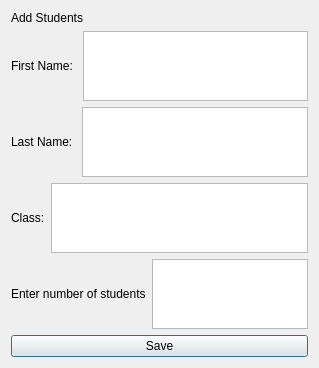
<?xml version="1.0" encoding="UTF-8"?>
<ui version="4.0">
 <class>Dialog</class>
 <widget class="QDialog" name="Dialog">
  <property name="geometry">
   <rect>
    <x>0</x>
    <y>0</y>
    <width>319</width>
    <height>274</height>
   </rect>
  </property>
  <property name="windowTitle">
   <string>Dialog</string>
  </property>
  <layout class="QVBoxLayout" name="verticalLayout">
   <item>
    <widget class="QLabel" name="label">
     <property name="text">
      <string>Add Students</string>
     </property>
    </widget>
   </item>
   <item>
    <layout class="QHBoxLayout" name="horizontalLayout">
     <item>
      <widget class="QLabel" name="label_3">
       <property name="text">
        <string>First Name: </string>
       </property>
      </widget>
     </item>
     <item>
      <widget class="QTextEdit" name="textEdit"/>
     </item>
    </layout>
   </item>
   <item>
    <layout class="QHBoxLayout" name="horizontalLayout_2">
     <item>
      <widget class="QLabel" name="label_2">
       <property name="text">
        <string>Last Name: </string>
       </property>
      </widget>
     </item>
     <item>
      <widget class="QTextEdit" name="textEdit_2"/>
     </item>
    </layout>
   </item>
   <item>
    <layout class="QHBoxLayout" name="horizontalLayout_3">
     <item>
      <widget class="QLabel" name="label_4">
       <property name="text">
        <string>Class:</string>
       </property>
      </widget>
     </item>
     <item>
      <widget class="QTextEdit" name="textEdit_3"/>
     </item>
    </layout>
   </item>
   <item>
    <layout class="QHBoxLayout" name="horizontalLayout_4">
     <item>
      <widget class="QLabel" name="label_5">
       <property name="text">
        <string>Enter number of students</string>
       </property>
      </widget>
     </item>
     <item>
      <widget class="QTextEdit" name="textEdit_4"/>
     </item>
    </layout>
   </item>
   <item>
    <widget class="QPushButton" name="pushButton">
     <property name="text">
      <string>Save</string>
     </property>
    </widget>
   </item>
  </layout>
 </widget>
 <resources/>
 <connections/>
</ui>
